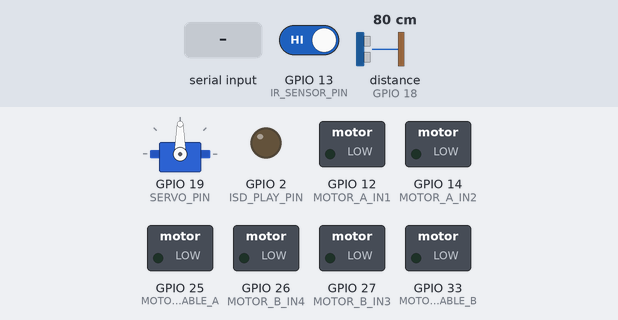
Recording of a sketch running on a simulated ESP32. Shown: servo, switched loads named in the sketch (green lamp = pin HIGH), output pins drawn as LEDs (lit = HIGH). Wiring (inferred from the names in the program): ultrasonic range finder: trigger GPIO 5; echo GPIO 18. Inputs (shaded band) come from the test bench; at power-on: GPIO 13 (IR_SENSOR_PIN) HIGH, distance to the obstacle (sensor on GPIO 18) 80 cm. The echo pulse lasts 58.3 µs per cm; nothing arrives over Bluetooth unless stated; pins used as bus, display or sensor lines are not drawn; what the sketch prints to the serial monitor is not drawn.

Above: at 5.2 s.
5.3 s: GPIO 13 (IR_SENSOR_PIN) driven LOW
At 6.5 s:
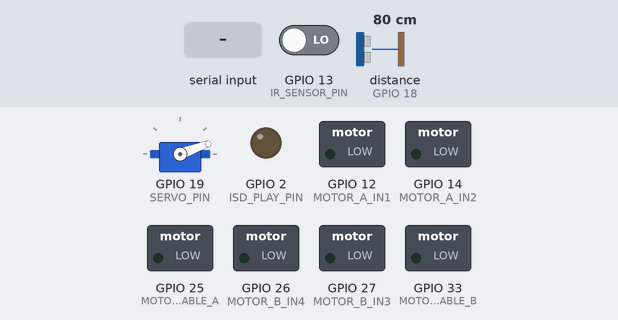
6.8 s: "F" received over the second serial link
At 7.4 s:
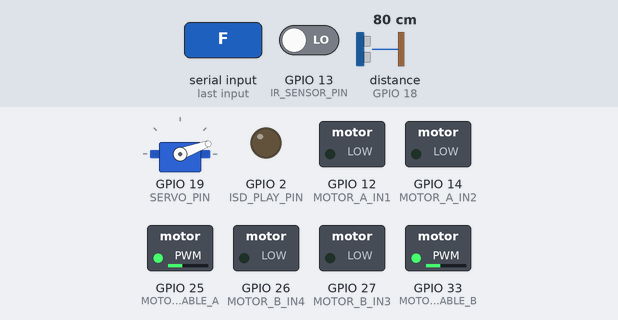
8.5 s: "B" received over the second serial link
At 11.0 s:
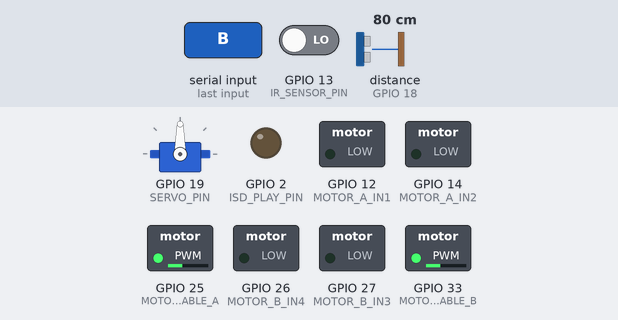
11.5 s: "L" received over the second serial link
At 12.9 s:
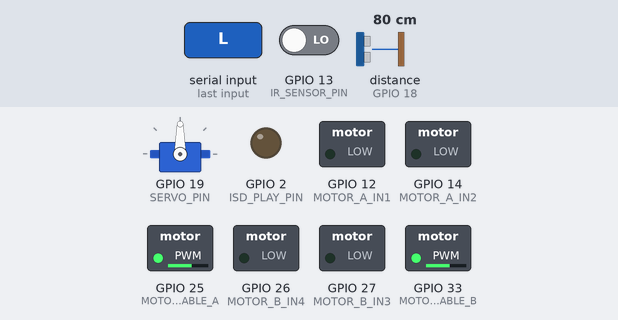
13.2 s: "R" received over the second serial link
At 13.33 s:
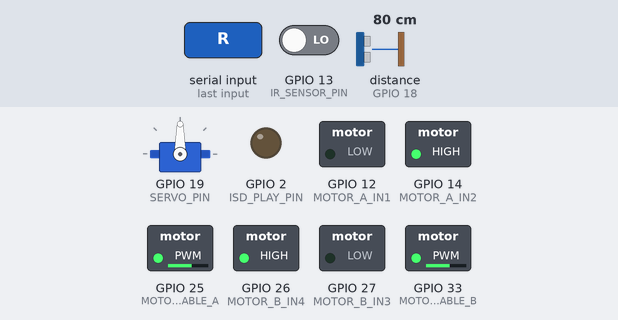
14.9 s: distance to the obstacle (sensor on GPIO 18) set to 2 cm
Timing chart, 0 to 45.5 s (numbered marks = the images above; inputs shaded):
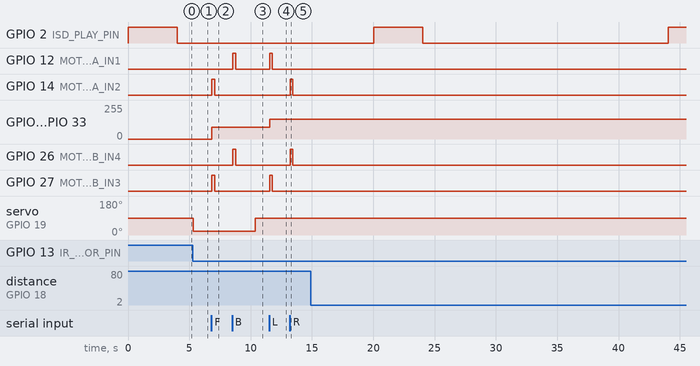

Measured:
- after the input at 5.3 s, servo on GPIO 19 (SERVO_PIN): 90° → 20° at once
- after the input at 6.8 s, GPIO 14 (MOTOR_A_IN2), GPIO 27 (MOTOR_B_IN3): LOW → HIGH at once, → LOW 0.22 s later; GPIO 25 (MOTOR_ENABLE_A), GPIO 33 (MOTOR_ENABLE_B): 0/255 → 90/255 at once
- after the input at 8.5 s, GPIO 12 (MOTOR_A_IN1), GPIO 26 (MOTOR_B_IN4): LOW → HIGH after 0.06 s, → LOW 0.22 s later
- after the input at 11.5 s, GPIO 12 (MOTOR_A_IN1), GPIO 27 (MOTOR_B_IN3): LOW → HIGH after 0.06 s, → LOW 0.22 s later; GPIO 25 (MOTOR_ENABLE_A), GPIO 33 (MOTOR_ENABLE_B): 90/255 → 150/255 after 0.06 s
- after the input at 13.2 s, GPIO 14 (MOTOR_A_IN2), GPIO 26 (MOTOR_B_IN4): LOW → HIGH at once, → LOW 0.22 s later

The sketch:

Smart_Dustbin_Robot.ino
```cpp
//Here is the code for Smart Dustbin Robot using Bluetooth Control

#include <BluetoothSerial.h>
#include <ESP32Servo.h>

// Bluetooth setup
BluetoothSerial SerialBT;

// Motor driver pins
#define MOTOR_A_IN1 12
#define MOTOR_A_IN2 14
#define MOTOR_B_IN3 27
#define MOTOR_B_IN4 26
#define MOTOR_ENABLE_A 25
#define MOTOR_ENABLE_B 33
int motorspeed2=150;
int motorspeed=90;
unsigned long lastCommandTime = 0;   // track last Bluetooth command time
const unsigned long commandTimeout = 200; // 1 second timeout


// Ultrasonic sensor pins
#define TRIG_PIN 5
#define ECHO_PIN 18

// IR sensor pin
#define IR_SENSOR_PIN 13

// Servo motor pin
#define SERVO_PIN 19

// ISD1820 pins
#define ISD_REC_PIN 4   // Not used in playback mode
#define ISD_PLAY_PIN 2  // Trigger playback
#define ISD_VCC_PIN 15  // Control power to save battery

// Variables
Servo myServo;
long duration;
int distance;
bool obstacleDetected = false;
bool objectDetected = false;
unsigned long lastAudioPlay = 0;
unsigned long servoOpenTime = 0;
bool servoActive = false;

void setup() {
  Serial.begin(115200);

  // Initialize Bluetooth
  SerialBT.begin("ESP32_Robot"); // Bluetooth device name

  // Motor pins setup
  pinMode(MOTOR_A_IN1, OUTPUT);
  pinMode(MOTOR_A_IN2, OUTPUT);
  pinMode(MOTOR_B_IN3, OUTPUT);
  pinMode(MOTOR_B_IN4, OUTPUT);

  // Ultrasonic sensor setup
  pinMode(TRIG_PIN, OUTPUT);
  pinMode(ECHO_PIN, INPUT);

  // IR sensor setup
  pinMode(IR_SENSOR_PIN, INPUT);

  // Servo setup
  myServo.attach(SERVO_PIN);
  myServo.write(90); // Start with servo closed

  // ISD1820 setup
  pinMode(ISD_PLAY_PIN, OUTPUT);
  pinMode(ISD_VCC_PIN, OUTPUT);
  digitalWrite(ISD_PLAY_PIN, LOW);
  digitalWrite(ISD_VCC_PIN, HIGH); // Power on the module
  digitalWrite(ISD_PLAY_PIN, HIGH);
  delay(4000);
  digitalWrite(ISD_PLAY_PIN, LOW);

  Serial.println("ESP32 Robot Controller Ready!");
}

void loop() {
  // Sensors & actions
  checkObstacle();
  readIRSensor();
  handleServo();

  if (millis() - lastAudioPlay >= 20000) {
  playAudioPeriodically();
  lastAudioPlay = millis();
  }

  // Process Bluetooth commands
  if (!obstacleDetected) {
    processBluetoothCommands();
  } else {
    stopMotors();
  }

  // If no command for > 1s, stop motors
  if (millis() - lastCommandTime > commandTimeout) {
    stopMotors();
  }

  delay(50);
}


void checkObstacle() {
  // Clear the trigPin
  digitalWrite(TRIG_PIN, LOW);
  delayMicroseconds(2);

  // Set the trigPin HIGH for 10 microseconds
  digitalWrite(TRIG_PIN, HIGH);
  delayMicroseconds(10);
  digitalWrite(TRIG_PIN, LOW);

  // Read the echoPin, returns the sound wave travel time in microseconds
  duration = pulseIn(ECHO_PIN, HIGH);

  // Calculate the distance
  distance = duration * 0.034 / 2;

  // Check if obstacle is closer than 5cm
  if (distance < 5) {
    obstacleDetected = true;
    Serial.println("Obstacle detected! Stopping motors.");
  } else {
    obstacleDetected = false;
  }
}

void readIRSensor() {
  int irValue = digitalRead(IR_SENSOR_PIN);

  if (irValue == LOW) { // Assuming LOW means object detected
    if (!objectDetected) {
      objectDetected = true;
      servoOpenTime = millis();
      Serial.println("Object detected by IR sensor");
    }
  } else {
    objectDetected = false;
  }
}

void handleServo() {
  if (objectDetected && !servoActive) {
    // Open servo
    myServo.write(20);
    servoActive = true;
    Serial.println("Servo opened");
  }

  if (servoActive && (millis() - servoOpenTime >= 5000)) {
    // Close servo after 5 seconds
    myServo.write(90);
    servoActive = false;
    Serial.println("Servo closed");
  }
}

void playAudioPeriodically() {

    digitalWrite(ISD_PLAY_PIN, HIGH);
    delay(4000); // Short pulse to trigger playback
    digitalWrite(ISD_PLAY_PIN, LOW);
    Serial.println("Audio played");

 }

void processBluetoothCommands() {
  if (SerialBT.available()) {
    char command = SerialBT.read();
    Serial.print("Received command: ");
    Serial.println(command);

    lastCommandTime = millis(); // update on any command

    switch(command) {
      case 'F': moveForward(); break;
      case 'B': moveBackward(); break;
      case 'L': turnLeft(); break;
      case 'R': turnRight(); break;
      case 'S': stopMotors(); break;
      default: stopMotors(); break;
    }
  }
}


void moveForward() {
  analogWrite(MOTOR_ENABLE_A,motorspeed);
  analogWrite(MOTOR_ENABLE_B,motorspeed);
  digitalWrite(MOTOR_A_IN1, LOW);
  digitalWrite(MOTOR_A_IN2, HIGH);
  digitalWrite(MOTOR_B_IN3, HIGH);
  digitalWrite(MOTOR_B_IN4, LOW);
  Serial.println("Moving forward");
}

void moveBackward() {
  analogWrite(MOTOR_ENABLE_A,motorspeed);
  analogWrite(MOTOR_ENABLE_B,motorspeed);
  digitalWrite(MOTOR_A_IN1, HIGH);
  digitalWrite(MOTOR_A_IN2,LOW);
  digitalWrite(MOTOR_B_IN3, LOW);
  digitalWrite(MOTOR_B_IN4, HIGH);
  Serial.println("Moving backward");
}

void turnLeft() {
  analogWrite(MOTOR_ENABLE_A,motorspeed2);
  analogWrite(MOTOR_ENABLE_B,motorspeed2);
  digitalWrite(MOTOR_A_IN1, HIGH);
  digitalWrite(MOTOR_A_IN2, LOW);
  digitalWrite(MOTOR_B_IN3, HIGH);
  digitalWrite(MOTOR_B_IN4, LOW);
  Serial.println("Turning left");
}

void turnRight() {
  analogWrite(MOTOR_ENABLE_A,motorspeed2);
  analogWrite(MOTOR_ENABLE_B,motorspeed2);
  digitalWrite(MOTOR_A_IN1, LOW);
  digitalWrite(MOTOR_A_IN2, HIGH);
  digitalWrite(MOTOR_B_IN3, LOW);
  digitalWrite(MOTOR_B_IN4, HIGH);
  Serial.println("Turning right");
}

void stopMotors() {
  digitalWrite(MOTOR_A_IN1, LOW);
  digitalWrite(MOTOR_A_IN2, LOW);
  digitalWrite(MOTOR_B_IN3, LOW);
  digitalWrite(MOTOR_B_IN4, LOW);
  Serial.println("Motors stopped");
}
```
